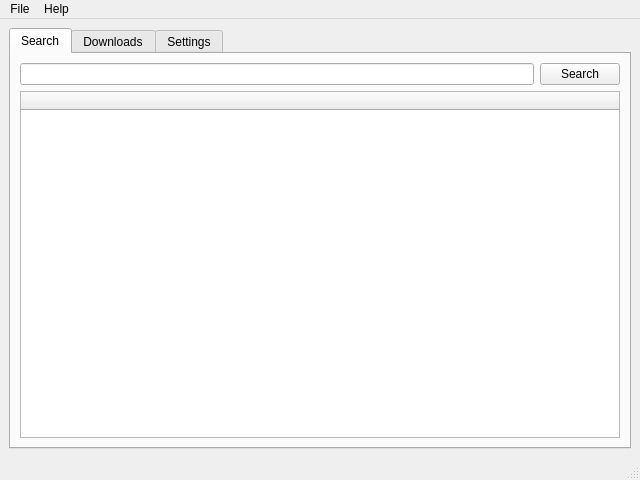
<?xml version="1.0" encoding="UTF-8"?>
<ui version="4.0">
 <class>MainWindow</class>
 <widget class="QMainWindow" name="MainWindow">
  <property name="geometry">
   <rect>
    <x>0</x>
    <y>0</y>
    <width>640</width>
    <height>480</height>
   </rect>
  </property>
  <property name="windowTitle">
   <string>MainWindow</string>
  </property>
  <widget class="QWidget" name="centralWidget">
   <layout class="QVBoxLayout" name="verticalLayout">
    <item>
     <widget class="QTabWidget" name="tabWidget">
      <property name="currentIndex">
       <number>0</number>
      </property>
      <widget class="QWidget" name="searchTab">
       <attribute name="title">
        <string>Search</string>
       </attribute>
       <layout class="QVBoxLayout" name="verticalLayout_3">
        <item>
         <layout class="QVBoxLayout" name="searchLayout">
          <item>
           <layout class="QHBoxLayout" name="searchActionBar">
            <item>
             <widget class="QLineEdit" name="searchField"/>
            </item>
            <item>
             <widget class="QPushButton" name="searchButton">
              <property name="text">
               <string>Search</string>
              </property>
             </widget>
            </item>
           </layout>
          </item>
          <item>
           <widget class="QTreeWidget" name="resultList">
            <column>
             <property name="text">
              <string> </string>
             </property>
            </column>
           </widget>
          </item>
         </layout>
        </item>
       </layout>
      </widget>
      <widget class="QWidget" name="downloadsTab">
       <attribute name="title">
        <string>Downloads</string>
       </attribute>
       <layout class="QHBoxLayout" name="horizontalLayout_3">
        <item>
         <layout class="QVBoxLayout" name="downloadsLayout">
          <item>
           <layout class="QHBoxLayout" name="downloadsActionBar">
            <item>
             <widget class="QPushButton" name="playButton">
              <property name="text">
               <string>Play</string>
              </property>
             </widget>
            </item>
            <item>
             <widget class="QPushButton" name="pauseButton">
              <property name="text">
               <string>Pause</string>
              </property>
             </widget>
            </item>
            <item>
             <widget class="QPushButton" name="deleteButton">
              <property name="text">
               <string>Delete</string>
              </property>
             </widget>
            </item>
            <item>
             <widget class="QPushButton" name="launchButton">
              <property name="text">
               <string>Launch</string>
              </property>
             </widget>
            </item>
            <item>
             <widget class="QPushButton" name="limitButton">
              <property name="text">
               <string>Limit</string>
              </property>
             </widget>
            </item>
           </layout>
          </item>
          <item>
           <widget class="QTableView" name="downloadsList"/>
          </item>
         </layout>
        </item>
       </layout>
      </widget>
      <widget class="QWidget" name="settingsTab">
       <attribute name="title">
        <string>Settings</string>
       </attribute>
       <layout class="QFormLayout" name="formLayout">
        <property name="fieldGrowthPolicy">
         <enum>QFormLayout::AllNonFixedFieldsGrow</enum>
        </property>
        <item row="0" column="0">
         <widget class="QLabel" name="launchCommandLabel">
          <property name="text">
           <string>Launch command line (?)</string>
          </property>
         </widget>
        </item>
        <item row="0" column="1">
         <widget class="QLineEdit" name="launchCommandValue"/>
        </item>
        <item row="1" column="0">
         <widget class="QLabel" name="savePathLabel">
          <property name="text">
           <string>Save path</string>
          </property>
         </widget>
        </item>
        <item row="1" column="1">
         <widget class="QLineEdit" name="savePathValue"/>
        </item>
        <item row="2" column="0">
         <widget class="QLabel" name="subtitlesLanguageLabel">
          <property name="text">
           <string>Default subtitles language</string>
          </property>
         </widget>
        </item>
        <item row="3" column="0">
         <widget class="QLabel" name="tpbUrlLabel">
          <property name="text">
           <string>The Pirate Bay URL (?)</string>
          </property>
         </widget>
        </item>
        <item row="3" column="1">
         <widget class="QLineEdit" name="tpbUrlValue"/>
        </item>
        <item row="4" column="0">
         <widget class="QLabel" name="speedLimitLabel">
          <property name="text">
           <string>Default download speed limit (kB/s)</string>
          </property>
         </widget>
        </item>
        <item row="5" column="0">
         <widget class="QLabel" name="launchAfterLabel">
          <property name="text">
           <string>Launch video after X % (?)</string>
          </property>
         </widget>
        </item>
        <item row="2" column="1">
         <widget class="QComboBox" name="subtitlesLanguageValue"/>
        </item>
        <item row="4" column="1">
         <widget class="QSpinBox" name="speedLimitValue"/>
        </item>
        <item row="5" column="1">
         <widget class="QDoubleSpinBox" name="launchAfterValue"/>
        </item>
       </layout>
      </widget>
     </widget>
    </item>
   </layout>
  </widget>
  <widget class="QMenuBar" name="menubar">
   <property name="geometry">
    <rect>
     <x>0</x>
     <y>0</y>
     <width>640</width>
     <height>29</height>
    </rect>
   </property>
   <widget class="QMenu" name="menuFile">
    <property name="title">
     <string>File</string>
    </property>
    <addaction name="actionOpen"/>
    <addaction name="separator"/>
    <addaction name="actionSoftExit"/>
   </widget>
   <widget class="QMenu" name="menuHelp">
    <property name="title">
     <string>Help</string>
    </property>
    <addaction name="actionAboutSoft"/>
    <addaction name="actionAboutUs"/>
   </widget>
   <addaction name="menuFile"/>
   <addaction name="menuHelp"/>
  </widget>
  <widget class="QStatusBar" name="statusbar"/>
  <action name="actionAboutSoft">
   <property name="text">
    <string>About ZTShows</string>
   </property>
  </action>
  <action name="actionAboutUs">
   <property name="text">
    <string>About Us</string>
   </property>
  </action>
  <action name="actionOpen">
   <property name="text">
    <string>Open</string>
   </property>
  </action>
  <action name="actionExit">
   <property name="text">
    <string>Exit</string>
   </property>
  </action>
  <action name="actionSoftExit">
   <property name="text">
    <string>Exit</string>
   </property>
  </action>
 </widget>
 <resources/>
 <connections/>
</ui>
